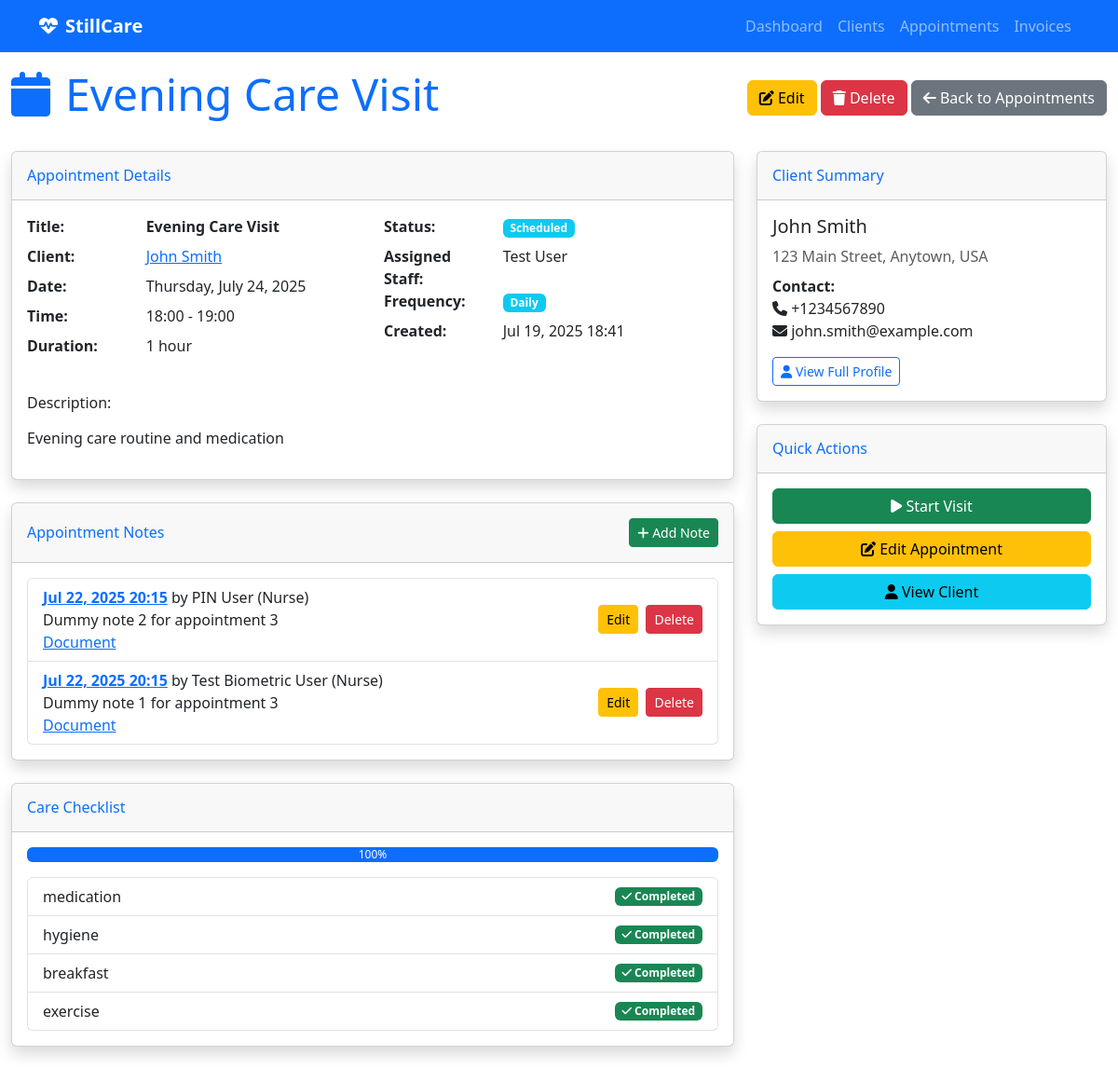
/appointments/3/, run on an earlier commit of the app's database.
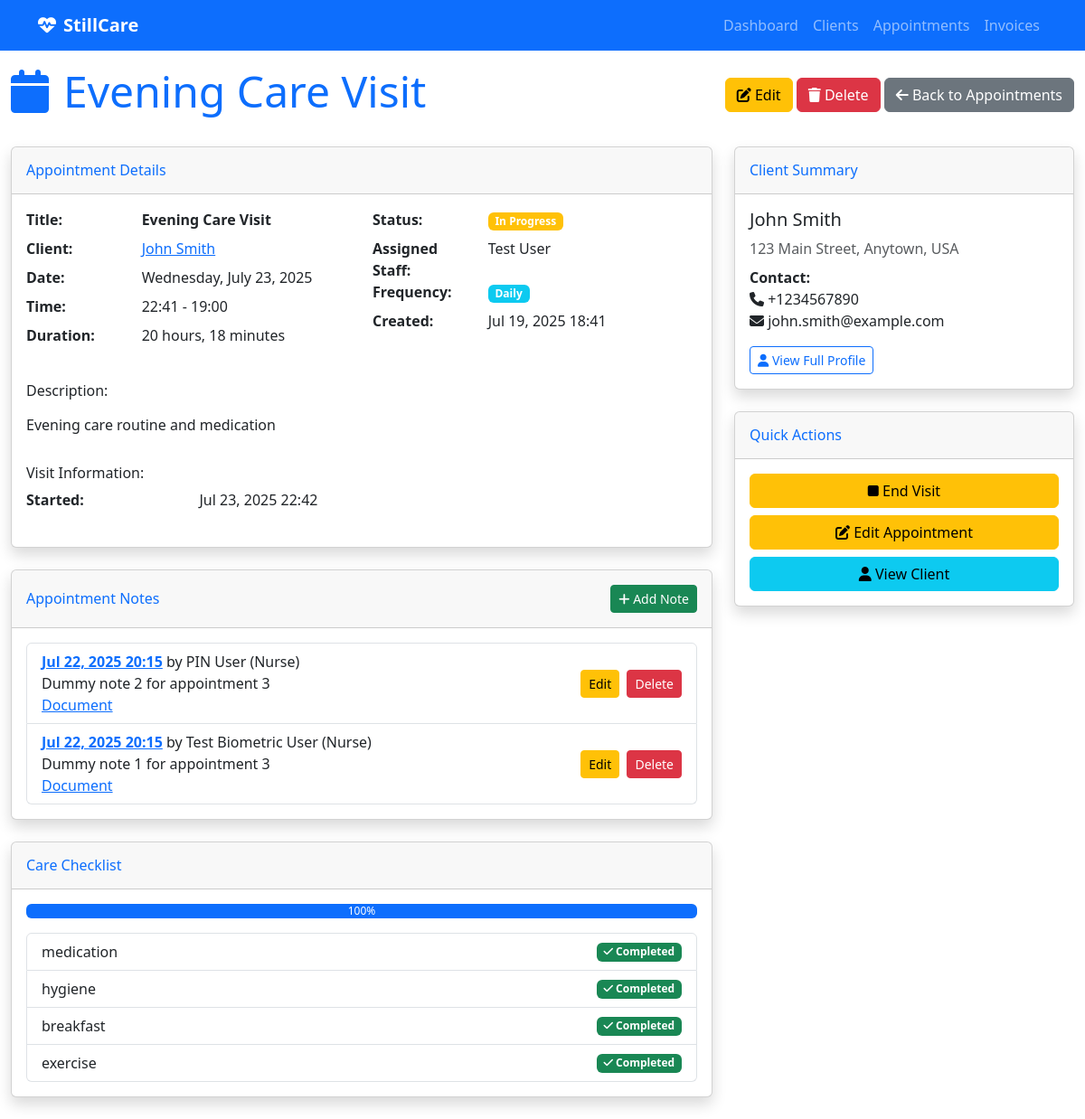
And on a later commit of the database.
### appointment_management/models.py (models this page shows, shortened)
class Appointment(models.Model):
    FREQUENCY_CHOICES = [
        ('daily', 'Daily'),
        ('weekly', 'Weekly'),
        ('monthly', 'Monthly'),
    ]
    title = models.CharField(max_length=200)
    description = models.TextField(blank=True, null=True)
    start_time = models.DateTimeField(help_text="When the appointment/visit should start")
    end_time = models.DateTimeField(help_text="When the appointment/visit should end")
    status = models.CharField(max_length=50, choices=[
        ('scheduled', 'Scheduled'),
        ('completed', 'Completed'),
        ('cancelled', 'Cancelled'),
        ('no_show', 'No Show'),
    ], default='scheduled')
    client = models.ForeignKey(
        'client_management.Client',
        on_delete=models.CASCADE,
        related_name='appointments',
        help_text="The client this appointment is for"
    )
    frequency = models.CharField(
        max_length=20,
        choices=FREQUENCY_CHOICES,
        blank=True,
        null=True,
        help_text="How often this appointment repeats"
    )
    assigned_staff = models.ForeignKey(settings.AUTH_USER_MODEL, on_delete=models.PROTECT, null=False, blank=False, related_name='appointments', help_text="Staff member assigned to this appointment")
    created_at = models.DateTimeField(auto_now_add=True)
    updated_at = models.DateTimeField(auto_now=True)
    class Meta:
        verbose_name = "Appointment"
        verbose_name_plural = "Appointments"
    VISIT_STATUS_CHOICES = [
        ('scheduled', 'Scheduled'),
        ('in_progress', 'In Progress'),
        ('completed', 'Completed'),
        ('cancelled', 'Cancelled'),
    ]
    status = models.CharField(
        max_length=20,
        choices=VISIT_STATUS_CHOICES,
        default='scheduled'
    )
    actual_start_time = models.DateTimeField(blank=True, null=True)
    actual_end_time = models.DateTimeField(blank=True, null=True)
    checklist_items = models.JSONField(
        default=list,
        help_text="List of checklist items from the client's care plan"
    )
    @property
    def available_checklist_items(self):
        return self.client.care_checklist if self.client else []
    @property
    def checklist_completion_percentage(self):
        if not self.available_checklist_items:
            return 0
        completed_count = len(self.checklist_items)
        total_count = len(self.available_checklist_items)
        return (completed_count / total_count) * 100 if total_count > 0 else 0

### client_management/models.py (models this page shows, shortened)
class Client(models.Model):
    CHECKLIST_CHOICES = [
        ('basic_care', 'Basic Care'),
        ('medication_management', 'Medication Management'),
        ('wound_care', 'Wound Care'),
        ('physical_therapy', 'Physical Therapy'),
        ('nursing_care', 'Nursing Care'),
        ('social_work', 'Social Work'),
        ('nutrition', 'Nutrition'),
        ('hygiene', 'Hygiene'),
        ('mobility', 'Mobility Assistance'),
        ('monitoring', 'Vital Signs Monitoring'),
        ('education', 'Patient Education'),
        ('family_support', 'Family Support'),
        ('emergency_prep', 'Emergency Preparedness'),
        ('equipment', 'Medical Equipment'),
        ('transportation', 'Transportation'),
    ]
    first_name = models.CharField(max_length=100)
    last_name = models.CharField(max_length=100)
    address = models.TextField()
    phone = models.CharField(max_length=20, blank=True, null=True)
    email = models.EmailField(blank=True, null=True)
    latitude = models.FloatField(blank=True, null=True, help_text="Latitude of the client's residence")
    longitude = models.FloatField(blank=True, null=True, help_text="Longitude of the client's residence")
    care_checklist = models.JSONField(
        default=list,
        help_text="List of care items required for this client"
    )
    created_at = models.DateTimeField(auto_now_add=True)
    updated_at = models.DateTimeField(auto_now=True)
    @property
    def full_name(self):
        return f"{self.first_name} {self.last_name}"
    class Meta:
        verbose_name = "Client"
        verbose_name_plural = "Clients"
        ordering = ['last_name', 'first_name']

### authentication/models.py (models this page shows, shortened)
class User(AbstractUser):
    ROLE_CHOICES = [
        ('nurse', 'Nurse'),
        ('admin', 'Admin'),
    ]
    role = models.CharField(
        max_length=10,
        choices=ROLE_CHOICES,
        default='nurse',
        help_text="User role in the system"
    )
    phone = models.CharField(max_length=20, blank=True, null=True)
    is_staff_member = models.BooleanField(
        default=True,
        help_text="Whether this user is a staff member"
    )
    login_code = models.CharField(
        max_length=6,
        unique=True,
        blank=True,
        null=True,
        validators=[
            RegexValidator(
                regex=r'^[0-9]{6}$',
                message='Login code must be exactly 6 digits.',
                code='invalid_login_code'
            ),
        ],
        help_text="6-digit code for app login (optional)"
    )
    biometric_id = models.CharField(
        max_length=255,
        unique=True,
        blank=True,
        null=True,
        help_text="Unique biometric identifier for fingerprint/face recognition (optional)"
    )
    class Meta:
        verbose_name = "User"
        verbose_name_plural = "Users"
    def __str__(self):
        return f"{self.get_full_name()} ({self.get_role_display()})"

### care_backend/views.py (the view)
# urls.py: path('appointments/<int:appointment_id>/', views.appointment_detail, name='appointment_detail'),
def appointment_detail(request, appointment_id):
    appointment = get_object_or_404(Appointment, id=appointment_id)
    notes = appointment.notes.all().order_by('-created_at')
    context = {
        'appointment': appointment,
        'notes': notes,
    }
    return render(request, 'appointments/detail.html', context)

### templates/appointments/detail.html (shortened to what the changed rows need)
{% extends "base.html" %}
{% block content %}
<div class="d-flex justify-content-between align-items-center mb-4">
    <h1 class="display-5 text-primary"><i class="fas fa-calendar me-3"></i>{{ appointment.title }}</h1>
    <div>
        <a href="{% url 'appointment_edit' appointment.id %}" class="btn btn-warning">
        </a>
        <a href="{% url 'appointment_delete' appointment.id %}" class="btn btn-danger">
        </a>
        <a href="{% url 'appointment_list' %}" class="btn btn-secondary">
        </a>
    </div>
</div>
<div class="row">
    <div class="col-lg-8">
        <div class="card shadow mb-4">
            <div class="card-body">
                <div class="row">
                    <div class="col-md-6">
                        <dl class="row">
                            <dt class="col-sm-4">Title:</dt>
                            <dd class="col-sm-8"><strong>{{ appointment.title }}</strong></dd>
                            <dt class="col-sm-4">Client:</dt>
                            <dd class="col-sm-8">
                                <a href="{% url 'client_detail' appointment.client.id %}">{{ appointment.client.full_name }}</a>
                            </dd>
                            <dt class="col-sm-4">Date:</dt>
                            <dd class="col-sm-8">{{ appointment.start_time|date:"l, F d, Y" }}</dd>
                            <dt class="col-sm-4">Time:</dt>
                            <dd class="col-sm-8">{{ appointment.start_time|time:"H:i" }} - {{ appointment.end_time|time:"H:i" }}</dd>
                            <dt class="col-sm-4">Duration:</dt>
                            <dd class="col-sm-8">
                                {% if appointment.actual_start_time and appointment.actual_end_time %}
                                    {{ appointment.duration_minutes|default:"Calculating..." }} minutes
                                {% else %}
                                    {{ appointment.end_time|timeuntil:appointment.start_time }}
                                {% endif %}
                            </dd>
                        </dl>
                    </div>
                    <div class="col-md-6">
                        <dl class="row">
                            <dt class="col-sm-4">Status:</dt>
                            <dd class="col-sm-8">
                                <span class="badge bg-{% if appointment.status == 'scheduled' %}info{% elif appointment.status == 'in_progress' %}warning{% elif appointment.status == 'completed' %}success{% elif appointment.status == 'cancelled' %}danger{% else %}secondary{% endif %}">
                                    {{ appointment.get_status_display }}
                                </span>
                            </dd>
                            <dt class="col-sm-4">Assigned Staff:</dt>
                            <dd class="col-sm-8">{{ appointment.assigned_staff.get_full_name|default:appointment.assigned_staff.username }}</dd>
                            <dt class="col-sm-4">Frequency:</dt>
                            <dd class="col-sm-8">
                                {% if appointment.frequency %}
                                    <span class="badge bg-info">{{ appointment.get_frequency_display }}</span>
                                {% else %}
                                    <span class="text-muted">One-time</span>
                                {% endif %}
                            </dd>
                            <dt class="col-sm-4">Created:</dt>
                            <dd class="col-sm-8">{{ appointment.created_at|date:"M d, Y H:i" }}</dd>
                        </dl>
                    </div>
                </div>
                {% if appointment.description %}
                <div class="row mt-3">
                    <div class="col-12">
                        <h6>Description:</h6>
                        <p class="text-muted">{{ appointment.description|linebreaks }}</p>
                    </div>
                </div>
                {% endif %}
                {% if appointment.actual_start_time %}
                <div class="row mt-3">
                    <div class="col-12">
                        <h6>Visit Information:</h6>
                        <dl class="row">
                            <dt class="col-sm-3">Started:</dt>
                            <dd class="col-sm-9">{{ appointment.actual_start_time|date:"M d, Y H:i" }}</dd>
                        </dl>
                    </div>
                </div>
                {% endif %}
            </div>
        </div>
        {% if appointment.available_checklist_items %}
        <div class="card shadow mb-4">
            <div class="card-header py-3">
                <h6 class="m-0 font-weight-bold text-primary">Care Checklist</h6>
            </div>
            <div class="card-body">
                <div class="progress mb-3">
                    <div class="progress-bar" role="progressbar" style="width: {{ appointment.checklist_completion_percentage }}%">
                        {{ appointment.checklist_completion_percentage|floatformat:0 }}%
                    </div>
                </div>
                <ul class="list-group">
                    {% for item in appointment.available_checklist_items %}
                        <li class="list-group-item d-flex justify-content-between align-items-center">
                            {{ item }}
                            {% if item in appointment.checklist_items %}
                                <span class="badge bg-success"><i class="fas fa-check"></i> Completed</span>
                            {% else %}
                                <span class="badge bg-secondary">Pending</span>
                            {% endif %}
                        </li>
                    {% endfor %}
                </ul>
            </div>
        </div>
        {% endif %}
    </div>
    <div class="col-lg-4">
        <div class="card shadow mb-4">
            <div class="card-body">
                <h5>{{ appointment.client.full_name }}</h5>
                <p class="text-muted mb-2">{{ appointment.client.address }}</p>
                <div class="mb-3">
                    <strong>Contact:</strong><br>
                    <i class="fas fa-phone"></i> {{ appointment.client.phone }}<br>
                    <i class="fas fa-envelope"></i> {{ appointment.client.email }}
                </div>
                <a href="{% url 'client_detail' appointment.client.id %}" class="btn btn-outline-primary btn-sm">
                    <i class="fas fa-user"></i> View Full Profile
                </a>
            </div>
        </div>
        <div class="card shadow mb-4">
            <div class="card-body">
                <div class="d-grid gap-2">
                    {% if appointment.status == 'scheduled' %}
                        <a href="#" class="btn btn-success" onclick="startVisit({{ appointment.id }})">
                            <i class="fas fa-play"></i> Start Visit
                        </a>
                    {% elif appointment.status == 'in_progress' %}
                        <a href="#" class="btn btn-warning" onclick="endVisit({{ appointment.id }})">
                            <i class="fas fa-stop"></i> End Visit
                        </a>
                    {% endif %}
                    <a href="{% url 'appointment_edit' appointment.id %}" class="btn btn-warning">
                        <i class="fas fa-edit"></i> Edit Appointment
                    </a>
                    <a href="{% url 'client_detail' appointment.client.id %}" class="btn btn-info">
                        <i class="fas fa-user"></i> View Client
                    </a>
                </div>
            </div>
        </div>
    </div>
</div>
{% endblock %}

What changed in the data, as far as the page shows it:
changed Appointment "Evening Care Visit": start_time "Thursday, July 24, 2025" → "Wednesday, July 23, 2025"; start_time "18:00" → "22:41"; end_time "1 hour" → "20 hours, 18 minutes"; status "Scheduled" → "In Progress"; actual_start_time (not shown) → "Jul 23, 2025 22:42"
Also different on the page:
text no longer shown: "Start Visit"
text now shown: "Visit Information: Started: End Visit"
